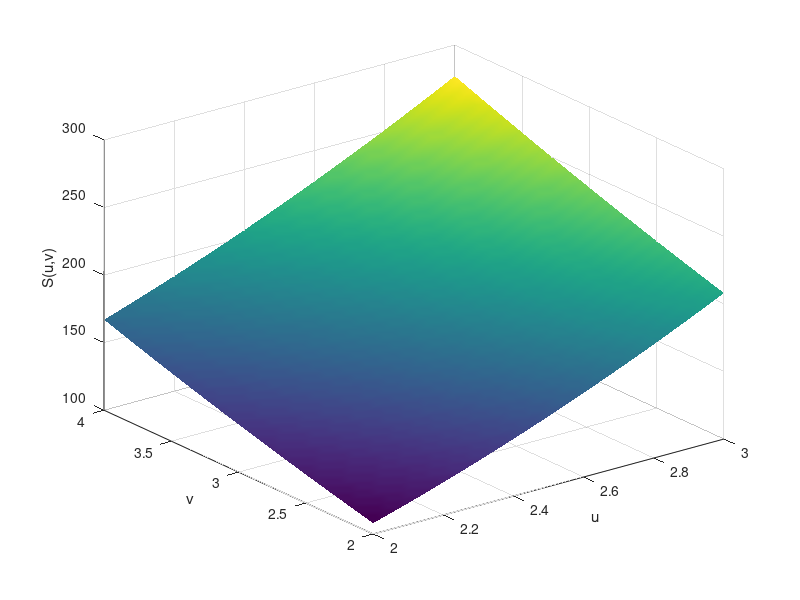

The MATLAB script that drew this image:


%Script for visualizing patches for HW 4, Problem 2

clear all; clc; 

intervals = 50;

u_min = 2; u_max = 4; 

v_min = 2, v_max = 3; 


v = linspace(u_min, u_max, intervals); 
u = linspace(v_min, v_max, intervals); 

surf_pnts = zeros(intervals, intervals);

for i = 1:intervals
    for j = 1:intervals 
        surf_pnts(i,j) = 9*u(i)^2 + 5*u(i)*v(j) + 6*v(j)^2 + 4*u(i) + 4*v(j) + 12;
    end
end


surf(u,v,surf_pnts); shading interp; hold on; 
xlabel('u');
ylabel('v');
zlabel('S(u,v)');

